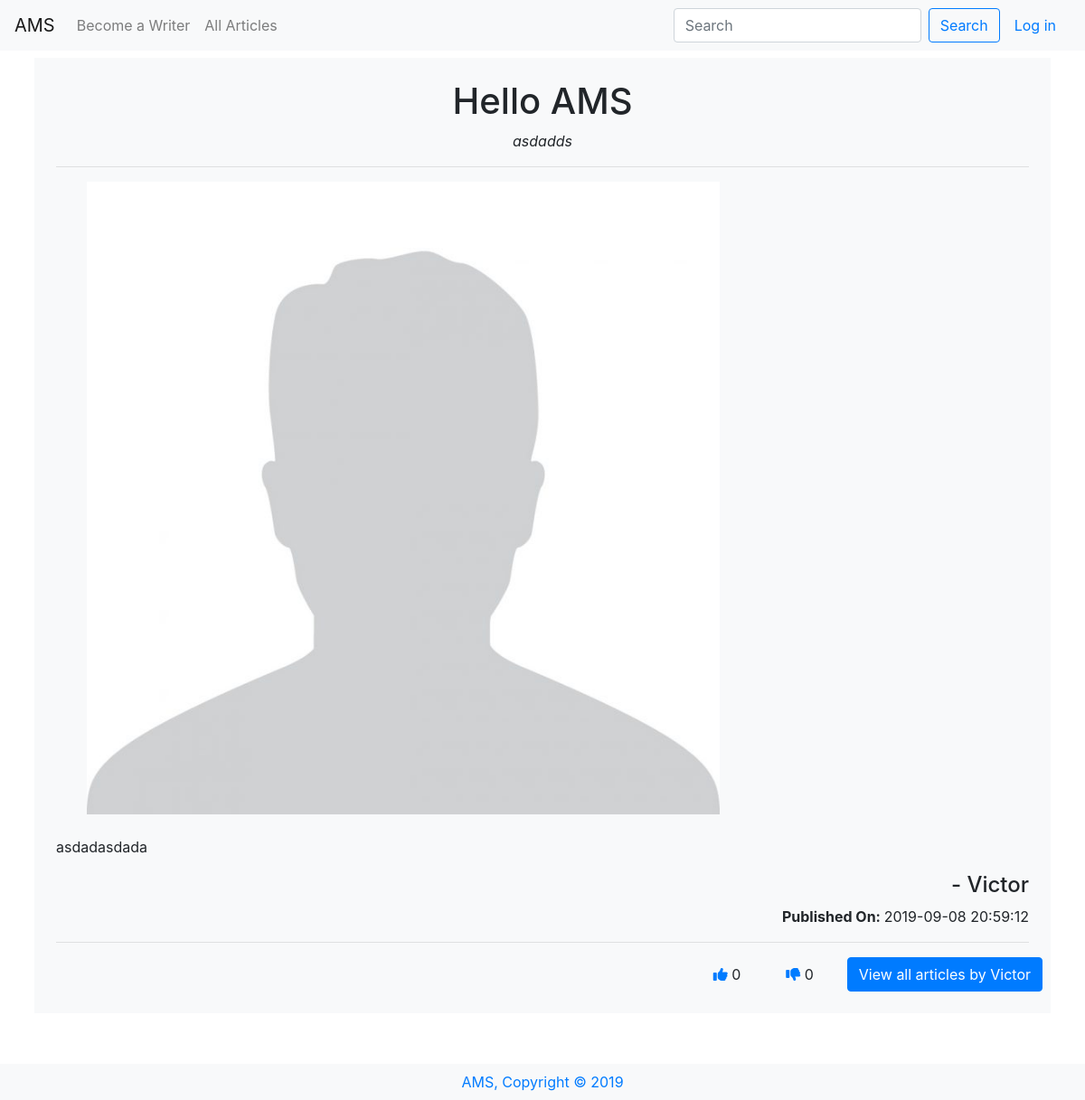
The app's page /viewone/19 with its own data.
### tables this page shows
CREATE TABLE 'articles' ('id' integer PRIMARY KEY AUTOINCREMENT NOT NULL, 'userid' smallint NOT NULL, 'title' varchar(255) NOT NULL, 'description' varchar(300) NOT NULL, 'content' text NOT NULL, 'like' smallint, 'dislike' smallint, 'image' bytea, 'date' timestamp NOT NULL DEFAULT CURRENT_TIMESTAMP);

CREATE TABLE users(
    id INTEGER NOT NULL PRIMARY KEY,
    username VARCHAR(255) NOT NULL UNIQUE,
    email VARCHAR(255) NOT NULL UNIQUE,
    password VARCHAR(255) NOT NULL
);

### application.py (the view)
@app.route("/viewone/<id>")
def viewone(id):
    rows = db.execute("SELECT * FROM users JOIN articles ON users.id = articles.userid WHERE articles.id=:id", id=id)
    if rows[0]['image']:
        rows[0]['image'] = "../" + rows[0]['image']
    return render_template("viewone.html", datum=rows[0])

### application.py (called while the page is built)
@app.after_request
def after_request(response):
    response.headers["Cache-Control"] = "no-cache, no-store, must-revalidate"
    response.headers["Expires"] = 0
    response.headers["Pragma"] = "no-cache"
    return response

### templates/viewone.html
{% extends "layout.html" %} {% block title %} View - {{ datum.title }} {% endblock %}
{% block main%}
      <div class="article mb-5 bg-light p-4">
        <div class="article_head">
        <h1>{{ datum.title }}</h1>
        <p><i>{{ datum.description }}</i></p>
      </div>
        <div class="article_body" id="more{{ datum.id }}">
        <hr>
        <div class="article_image mb-4"><img src="{{ datum.image }}" alt="{{ datum.title }}"></div>
        <p class="text-justify">{{ datum.content }}</p>
      </div>
      <h4 class="text-right">- {{ datum.username }}</h4>
      <p class="text-right"><b>Published On: </b>{{ datum.date }}</p>
      <hr>
        <div class="article_footer row">
          <a href="/like/{{ datum.id }}" class="btn mr-4 btn"><i class="fas fa-thumbs-up text-primary"></i>
            {{ datum.like }}</a>
        <a href="/dislike/{{ datum.id }}" class="btn mr-4 btn"><i class="fas fa-thumbs-down text-primary"></i>
            {{ datum.dislike }}</a>
          <a href="/viewall/{{ datum.userid }}"><button class="float-right btn btn-primary">View all articles by {{ datum.username }}</button></a>
        </div>
      </div>
    {% endblock %}

### static/styles.css (style rules this page uses)
h1 { text-align: center; }
.article_image { display: flex; max-height: 700px; }
.article_image img { object-fit: contain; }
.article_footer { display: flex; justify-content: flex-end; }

### records on screen
articles: title "Hello AMS", description "asdadds", image (picture), content "asdadasdada", date "2019-09-08 20:59:12", like "0", dislike "0"
users: username "Victor"
